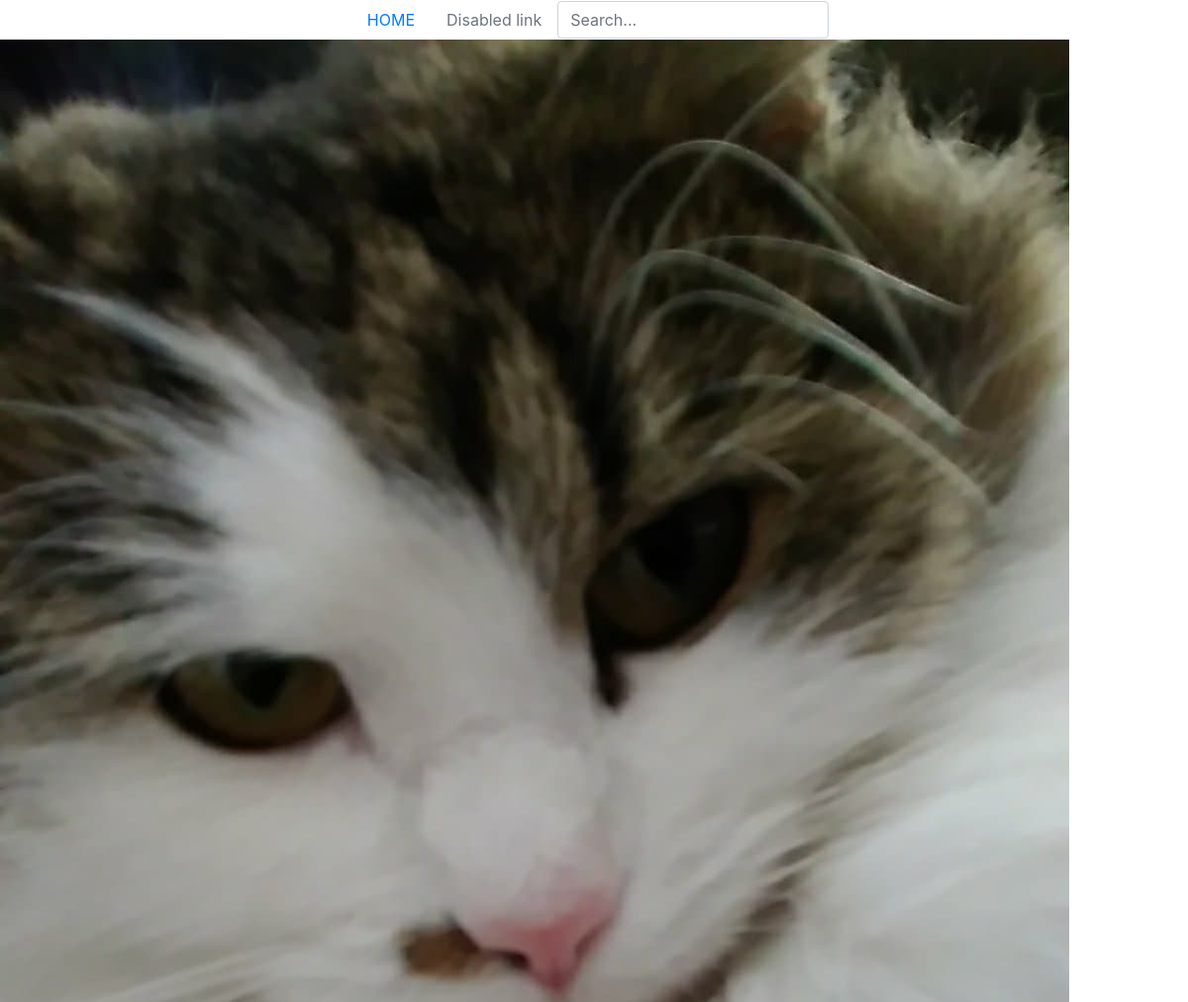
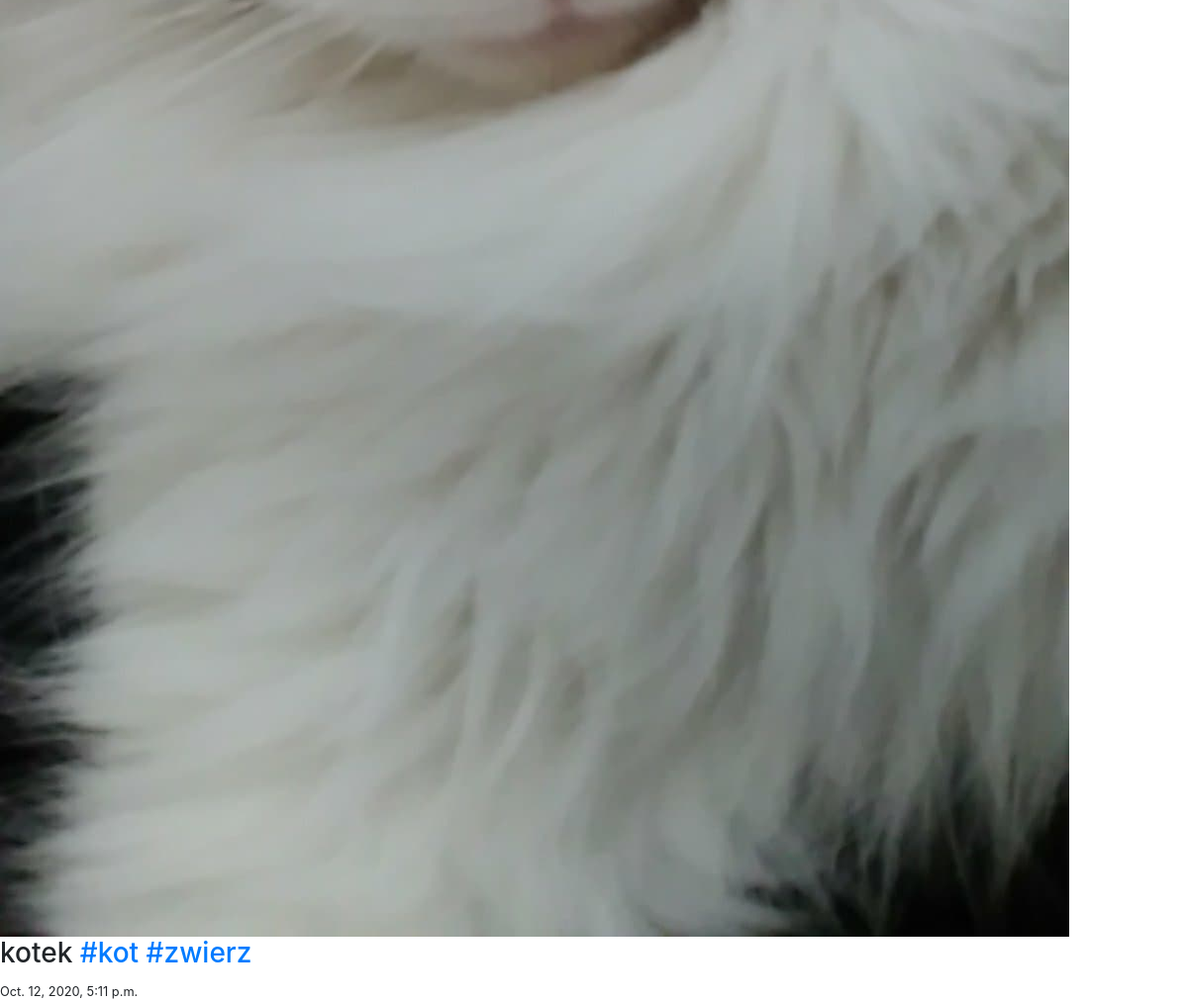
Screenshot of /posts/6/ with the database file from the repository (2 pictures, top to bottom).
### posts/models.py (models this page shows, shortened)
class Post(models.Model):
    author = models.ForeignKey(Profile, on_delete=models.CASCADE)
    description = models.TextField(max_length=200)
    picture = models.ImageField(upload_to='media')
    date_of_create = models.DateTimeField(auto_now_add=True)
    like = models.ManyToManyField(Profile, related_name='likes_given')
    def description_hashtags(self):
        words = self.description.split(' ')
        new_words = []
        new_word = ''
        for word in words:
            if word[0] == '#':
                new_word = f'<a href="/posts/hashtag/{word[1:]}">{word}</a>'
                new_words.append(new_word)
            else:
                new_words.append(word)
        return ' '.join(new_words)

### posts/views.py (the view)
# urls.py: path('<int:pk>/', PostDetailView.as_view(), name='detail_post'),
class PostDetailView(DetailView):
    model = Post
    template_name = 'posts/detail_post.html'

### users/models.py (called while the page is built)
    def __str__(self) -> str:
        return f'{self.user.username}'

### posts/templates/posts/detail_post.html (shortened to what this page needs)
{% extends 'users/base.html' %}
{% block content %}
    <img src="{{ object.picture.url }}" alt="Responsive image" class="img-fluid">
    <h3>{{ object.description_hashtags|safe }}</h3>
    <small>{{ object.date_of_create }}</small>
{% endblock %}

### rows the page displays
Post: picture (picture), description_hashtags "kotek #kot #zwierz", date_of_create "Oct. 12, 2020, 5:11 p.m."
